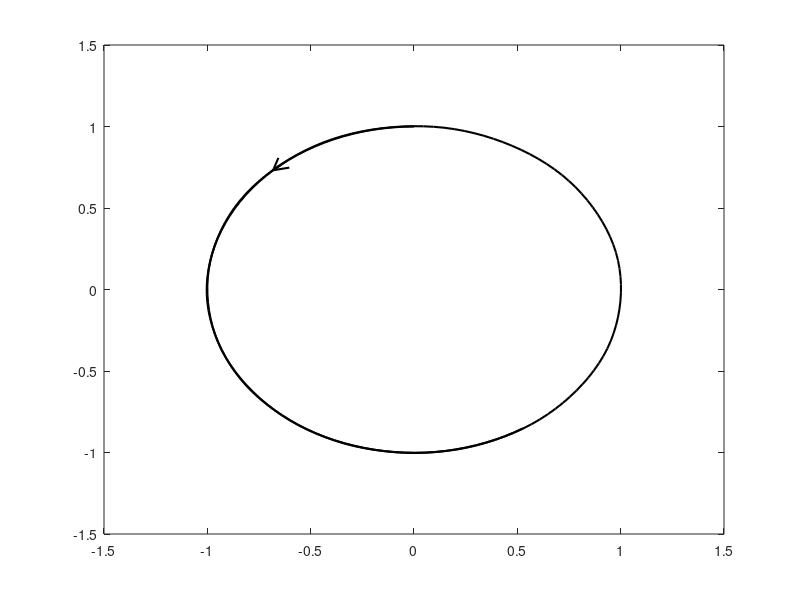
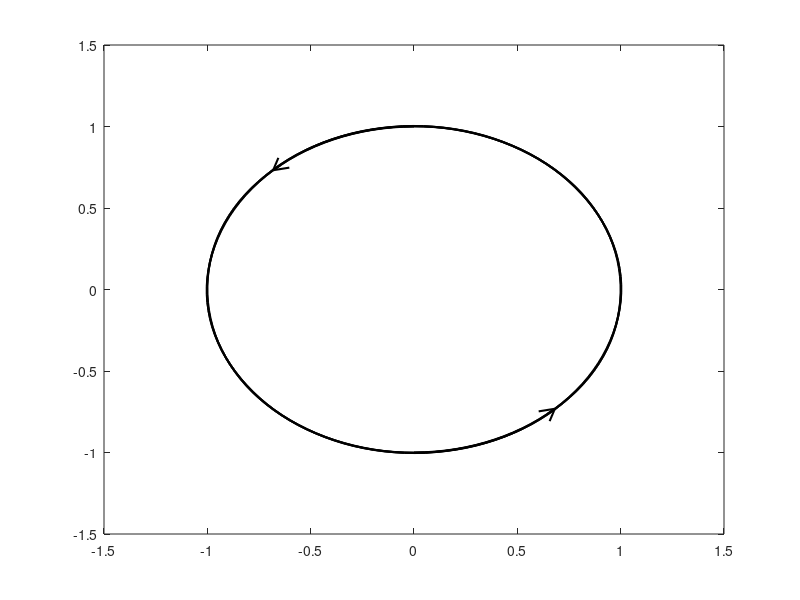
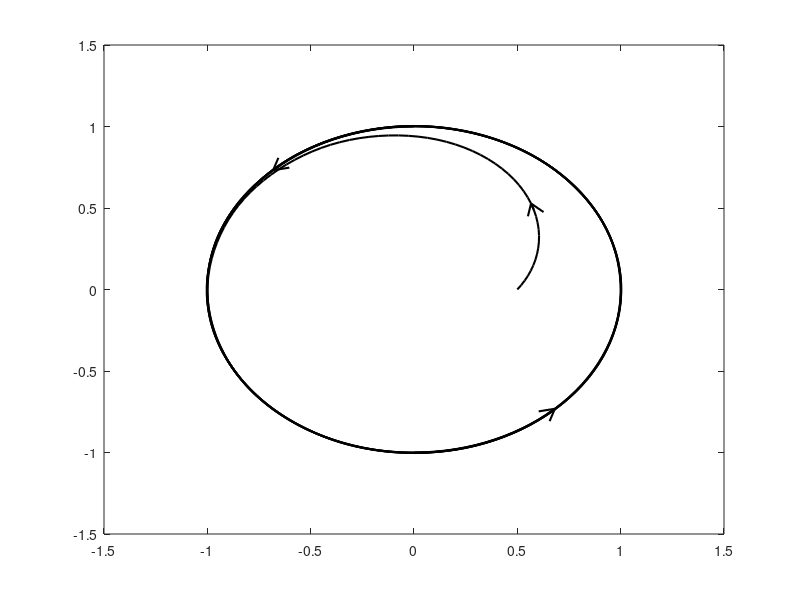
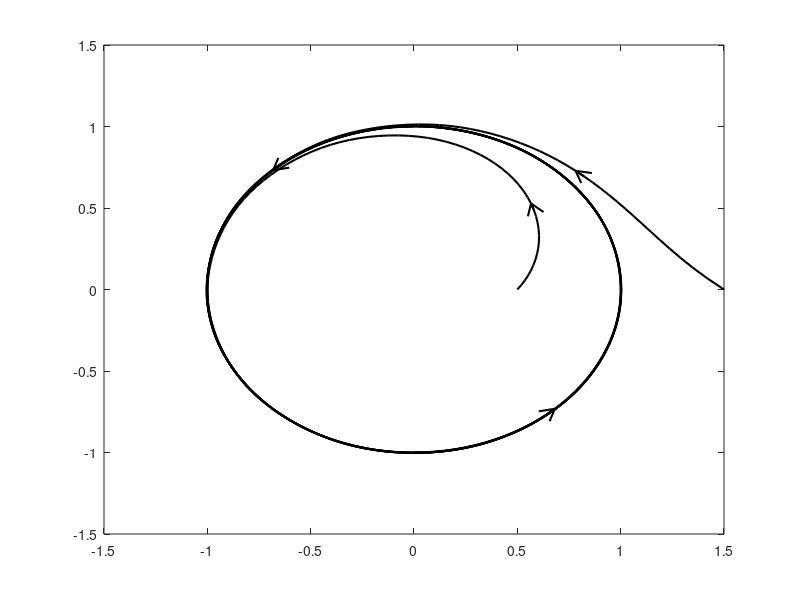

The MATLAB source for these figures, in order: (Note: a time limit stopped this script after it produced the figures.)
function Limit_Cycle
%%%%%%%%%%%%%%%%%%%%%%%%%%%%%%%%%%%%%%%%%%%%%%%%%%%%%%%%%%%%%%%%%%%%%%%%%%%
%  Nonlinear System: 
%  dx(1,1)=-x(2)+x(1)*(1-x(1)^2-x(2)^2);
%  dx(2,1)= x(1)+x(2)*(1-x(1)^2-x(2)^2);
%%%%%%%%%%%%%%%%%%%%%%%%%%%%%%%%%%%%%%%%%%%%%%%%%%%%%%%%%%%%%%%%%%%%%%%%%%%
figure(1)
clf
Tspan=(0:0.005:1)*10;				% Simulation time (200 points)
fr=15;
dx=0.08; dy=dx;
In_Con=[ 0.0  1.0;					% Initial conditions  
         0.0 -1.0;					 
         0.5  0.0;					 
         1.5  0.0;					 
        -0.5  0.0;					 
        -1.5  0.0];
for jj=(1:size(In_Con,1))
    [t,x]=ode45(@Limit_Cycle_ode,Tspan, In_Con(jj,:));		% Simulation
    plot(x(:,1),x(:,2),'k','LineWidth',1.5); hold on      					    % Data Plot
    freccia(x(fr,1),x(fr,2),x(fr+1,1),x(fr+1,2),dx,dy)   
 end            
grid on									
axis square
xlabel('Variable $x_1(t)$','Interpreter','latex') 
ylabel('Variable $x_2(t)$','Interpreter','latex') 
title('Limit Cycle','Interpreter','latex')
return

%
function dx=Limit_Cycle_ode(t,x)
%  Differential equations of the system:
dx(1,1)=-x(2)+x(1)*(1-x(1)^2-x(2)^2);
dx(2,1)= x(1)+x(2)*(1-x(1)^2-x(2)^2);
return

%%%%%%%%%%%%%%%%%%%%%%%%%%%%%%%%%%%%
function f = freccia(x0,y0,x,y,rx,ry)
%f = freccia(x0,y0,x,y,rx,ry)
%freccia disegna una frecccia nel punto x,y nella direzione del vettore
%        dx=x-x0, dy=y-y0. La freccia avra' lunghezza rx e ry nelle
%        due direzioni x  y.
dx=(x-x0)/rx;
dy=(y-y0)/ry;
dxy=sqrt(dx^2+dy^2);
fx=-dx/dxy;
fy=-dy/dxy;
rotpiu=[rx,0;0,ry]*[cos(pi/6), -sin(pi/6); sin(pi/6), cos(pi/6) ]*[fx,fy]';
rotmeno=[rx,0;0,ry]*[cos(pi/6), sin(pi/6); -sin(pi/6), cos(pi/6) ]*[fx,fy]';
plot([x0,x],[y0,y],'-k','LineWidth',1.5)
plot([x,x+rotpiu(1)],[y,y+rotpiu(2)],'-k','LineWidth',1.5)
plot([x,x+rotmeno(1)],[y,y+rotmeno(2)],'-k','LineWidth',1.5)
print -deps2 prova
return
